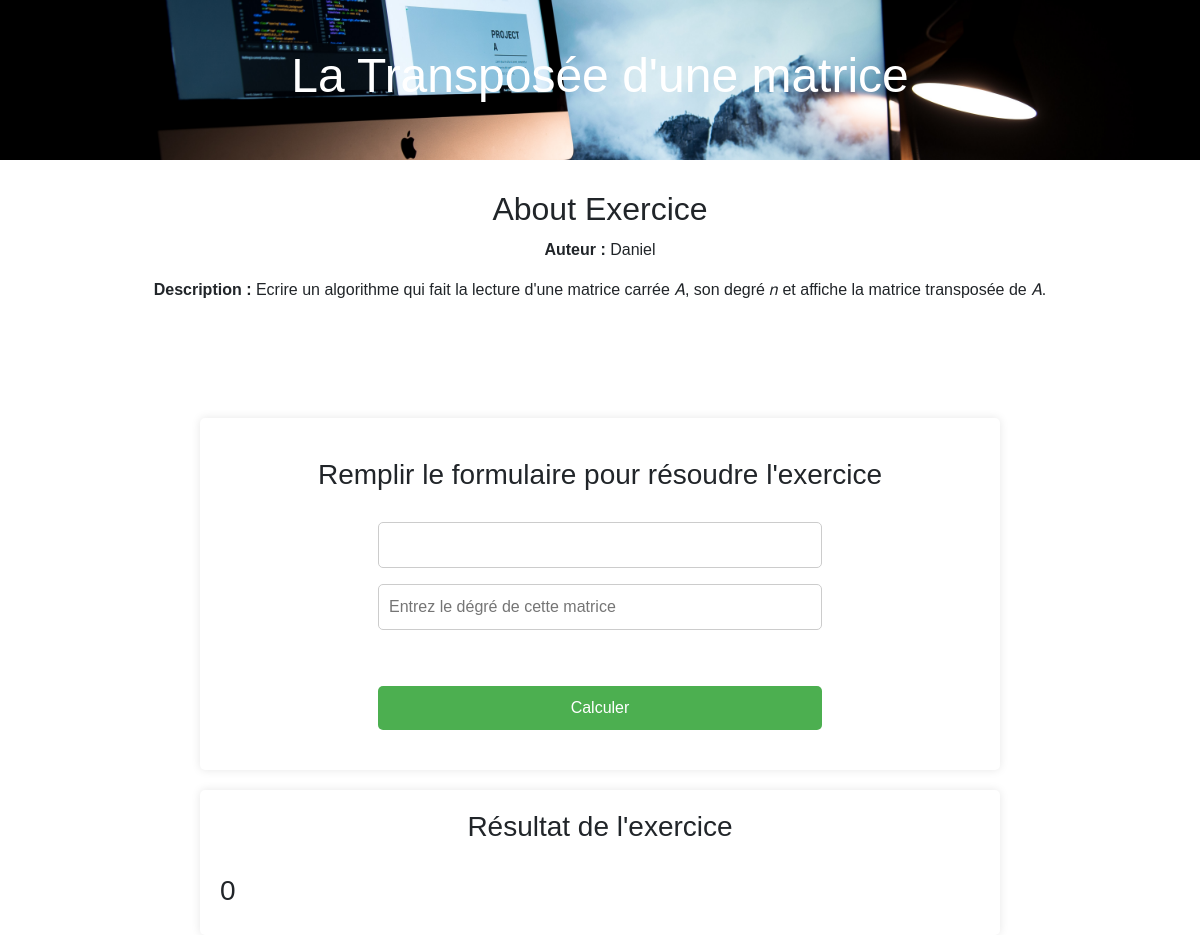
Page /td-app/3 on the committed database.
### main/models.py (models this page shows)
class Exercice(models.Model):
    title = models.CharField(max_length=120)
    description = models.TextField()
    author = models.ForeignKey(Author, on_delete=models.CASCADE)
    created_at = models.DateTimeField(editable=False, default=datetime.now())
    resultat = models.IntegerField(default=0, null=False)

class Author(models.Model):
    username = models.CharField(max_length=20)

### main/views.py (the view)
# urls.py: path('<int:pk>', views.show_more, name='details')
def show_more(request, pk):
    exercice = Exercice.objects.get(id=pk)
    placeholder1 = '',
    placeholder2 = ''
    tab1 = []
    tab2 = []
    first_input, second_input = request.POST.get('first_input'), request.POST.get('second_input')
    if exercice.title == 'Les Schtroumpfs':
        placeholder1 = 'Entrez le premier tableau: (ex: [a, b, c, ...])'
        placeholder2 = 'Entrez le deuxième tableau: (ex: [d, e, f, ...])'
        if first_input != None or second_input != None:
            tab1, tab2 = first_input.strip('[]').replace(' ', ''), second_input.strip('[]').replace(' ', '')
            tab1, tab2 = tab1.split(','), tab2.split(',')
            tab1, tab2 = [int(fi) for fi in tab1], [int(si) for si in tab2]
            print('Converted first:', tab1)
            print('Converted second:', tab2)
            exercice.resultat = calculer_schtroumpf(tab1, tab2)
            print(exercice.resultat)
        else:
            print('No given values')
    else:
        placeholder1 = 'Entrez la matrice: (ex: [[a, b, c], [d, e, f], ..., [g, h, i]])'
        placeholder2 = 'Entrez le dégré de cette matrice'
    context = {
               'exercice': exercice,
               'placeholder1': placeholder1,
               'placeholder2': placeholder2
               }
    return render(request, 'details.html', context)

### main/templates/details.html (shortened to what this page needs)
{% extends 'base.html' %}
{% load static %}
{% block 'content' %}
<main>
    <div class="banner">
        <h1>{{ exercice.title }}</h1>
    </div>
    <div class="extra">
        <h2 style="margin: 0 0 10px 0; text-align:center;">About Exercice</h2>
        <p><strong>Auteur : </strong>{{ exercice.author.username }}</p>
        <p><strong>Description : </strong>{{ exercice.description }}</p>
    </div>
    <div class="container" style="margin-top: 100px; padding: 40px 30px;">
        <h3 style="text-align: center; margin: 0 0 30px 0;">Remplir le formulaire pour résoudre l'exercice</h3>
        <div class="exercice_form">
            <form action="" method="post">
                <input type="text" name="first_input" placeholder="{{ placholder1 }}">
                <input type="text" name="second_input" placeholder="{{ placeholder2 }}">
                <button type="submit">Calculer</button>
            </form>
        </div>
    </div>
    <div class="results container">
        <h3 style="text-align: center; margin: 0 0 30px 0;">Résultat de l'exercice</h3>
        <div class="result_field">
            <h3>{{ exercice.resultat }}</h3>
        </div>
    </div>
</main>
{% endblock%}

### main/static/css/style.css (style rules this page uses)
* { font-family: 'Oxygen', sans-serif; box-sizing: border-box; margin: 0; padding: 0; }
body { width: 100vw; }
.banner { height: 20vh; background: url('../images/hero.jpg') no-repeat center center / cover; text-align: center; color: white; display: flex; align-items: center; justify-content: center; }
.banner h1 { font-size: 3em; }
.extra { margin-top: 30px; display: flex; align-items: center; justify-content: center; flex-direction: column; }
.container { max-width: 800px; margin: 0 auto; padding: 20px; background-color: #fff; border-radius: 5px; box-shadow: 0 0 10px rgba(0, 0, 0, 0.1); }
.results { margin-top: 20px; }
form { margin-top: 20px; text-align: center; display: flex; flex-direction: column; justify-content: center; align-items: center; gap: 16px; }
input[type="text"] { padding: 10px; width: 60%; border: 1px solid #ccc; border-radius: 5px; }
button { margin-top: 40px; padding: 10px 20px; border: none; background-color: #4CAF50; color: white; border-radius: 5px; cursor: pointer; width: 60%; }

### rows in the picture
Exercice: title "La Transposée d'une matrice", author.username "Daniel", description "Ecrire un algorithme qui fait la lecture d'une matrice carrée 𝐴, son degré 𝑛 et affiche la matrice transposée de 𝐴.", resultat "0"
